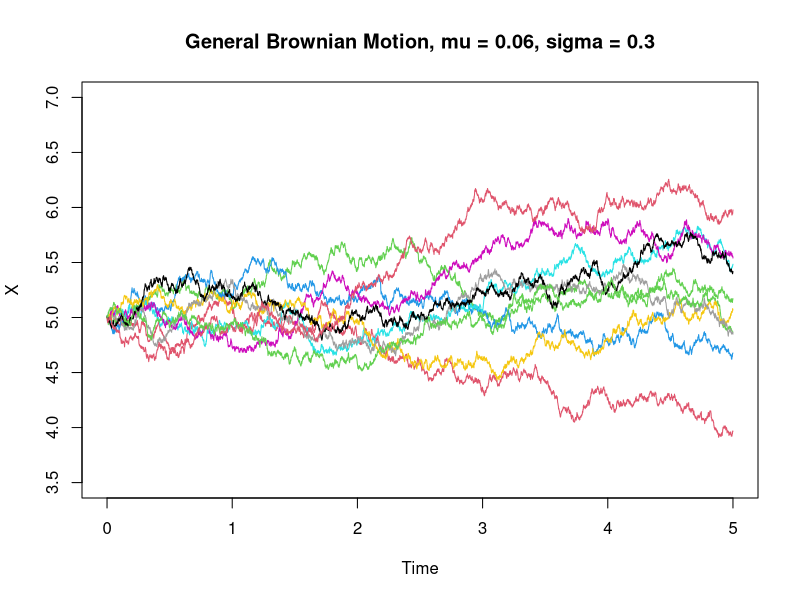

Source code (R):
m <- 10	# No. of paths
n <- 5000	# No of time points
t <- 5
dt <- t/n
mu <- 0.06
sigma <- 0.3
w0 <- 5

w2 <- vector(,m)
w5 <- vector(,m)
T <- seq(0, t, dt)
pal <- palette()

for (i in 1:m) {
	Z <- rnorm(n)
	X <- cumsum(c(w0, mu*dt + sigma*dt^(1/2)*Z))
	w2[i] <- X[n*(2/t) + 1]
	w5[i] <- X[n + 1]
	if(i == 1) {
		plot(T, X, ylim=c(3.5, 7), col=pal[i %% 8 + 1], cex=0.0001, main="General Brownian Motion, mu = 0.06, sigma = 0.3", xlab="Time", ylab="X", type="l")
	} else {
		lines(T, X, col=pal[i %% 8 + 1], cex=0.0001)
	}
}

dev.copy(png,"plot2.png");
dev.off ();

cat(" E[X(2)] = ",mean(w2),"\n")
cat(" E[X(5)] = ",mean(w5),"\n")

rm(list = ls())